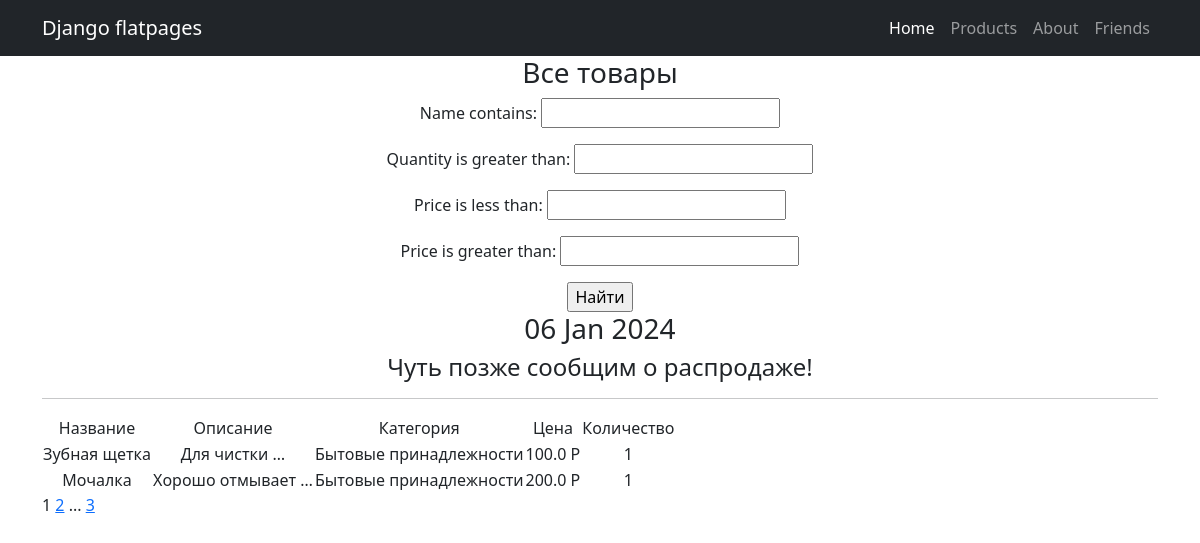
/products/, run on an earlier commit of the app's database.
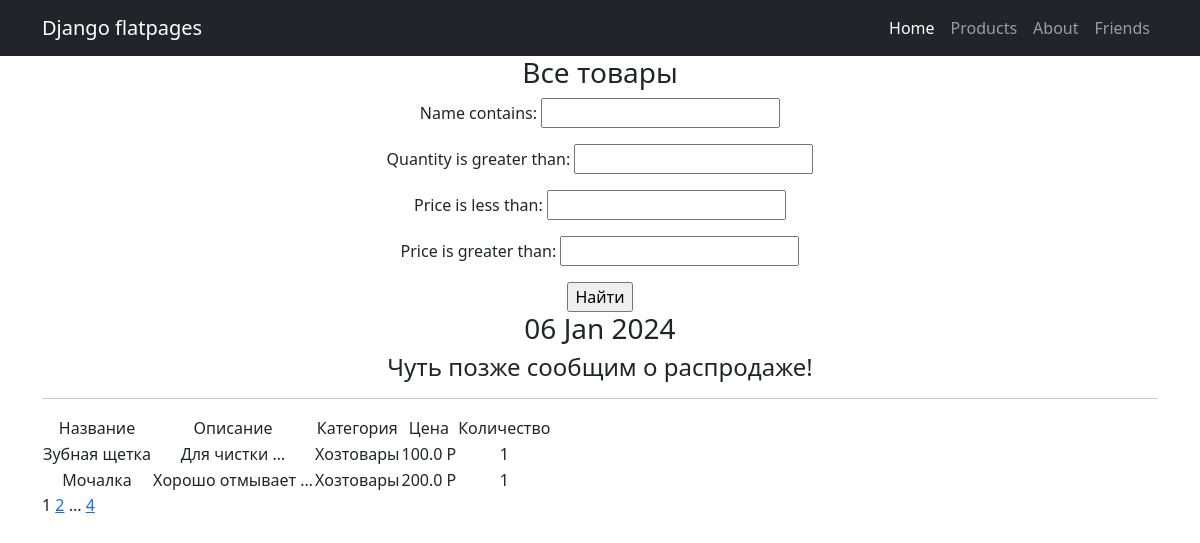
And on a later commit of the database.
### simpleapp/models.py (models this page shows, shortened)
class Product(models.Model):
    name = models.CharField(max_length=50, unique=True)
    description = models.TextField()
    quantity = models.IntegerField(validators=[MinValueValidator(0)],)
    category = models.ForeignKey(to='Category', on_delete=models.CASCADE, related_name='products')
    price = models.FloatField(validators=[MinValueValidator(0.0)],)
    def __str__(self):
        return f'{self.name.title()} {self.description[:30]}'

class Category(models.Model):
    name = models.CharField(max_length=100, unique=True)

### simpleapp/views.py (the view)
# urls.py: path('', ProductList.as_view(), name='products'),
class ProductList(ListView):
    model = Product    # Указываем модель, объекты которой мы будем выводить
    ordering = 'name'  # Поле, которое будет использоваться для сортировки объектов
    template_name = 'products.html'  # Указываем имя шаблона
    context_object_name = 'products' # Это имя списка, в котором будут лежать все объекты.
    paginate_by = 2  # вот так мы можем указать количество записей на странице
    def get_queryset(self):
        queryset = super().get_queryset()
        self.filterset = ProductFilter(self.request.GET, queryset)
        return self.filterset.qs
    def get_context_data(self, **kwargs):
        context = super().get_context_data(**kwargs)
        context['time_now'] = datetime.utcnow()
        context['next_sale'] = None
        context['filterset'] = self.filterset
        return context

### simpleapp/templatetags/custom_filters.py (called while the page is built)
@register.filter()
def currency(value, code='rub'):
   postfix = CURRENCIES_SYMBOLS[code]
   return f'{value} {postfix}'  # Р (был ранее)

### simpleapp/templatetags/custom_tags.py (called while the page is built)
@register.simple_tag()
def current_time(format_string='%d %b %Y'):    # b -  прописной месяц
   return datetime.utcnow().strftime(format_string)

@register.simple_tag(takes_context=True)
def url_replace(context, **kwargs):
   d = context['request'].GET.copy()
   for k, v in kwargs.items():
       d[k] = v
   return d.urlencode()

### templates/products.html (shortened to what this page needs)
{% extends "flatpages/base.html" %}
{% load custom_filters %}
{% load custom_tags %}
{% block content %}
    <b><h3>Все товары</h3></b>
   <form action="" method="get">
       {{ filterset.form.as_p }}
       <input type="submit" value="Найти" />
   </form>
        <h3>{% current_time '%d %b %Y' %}</h3>
        <h4> {{ next_sale|default_if_none:"Чуть позже сообщим о распродаже!" }} </h4>
        <hr>
        {% if products %}
            <table>
                <tr>
                    <td> Название </td>
                    <td> Описание </td>
                    <td> Категория </td>
                    <td> Цена </td>
                    <td> Количество </td>
                </tr>
                    {% for product in products %}
                <tr>
                    <td> {{ product.name }} </td>
                    <td> {{ product.description|truncatewords:2 }} </td>
                    <td> {{ product.category.name }} </td>
                    <td> {{ product.price|currency:'rub' }} </td>
                    <td> {{ product.quantity }} </td>
                </tr>
                    {% endfor %}
            </table>
        {% else %}
            <h3>Товаров нет!</h3>
        {% endif %}
<div class="pagination">
    <span class="step-links">
   <span class="current">
    {{ page_obj.number }}
   </span>
{% if page_obj.has_next %}
       <a href="?{% url_replace page=page_obj.next_page_number%}">{{ page_obj.next_page_number }}</a>
       {% if paginator.num_pages != page_obj.next_page_number %}
           ...
           <a href="?{% url_replace page=page_obj.paginator.num_pages %}">{{ page_obj.paginator.num_pages }}</a>
       {% endif %}
   {% endif %}
    </span>
</div>
{% endblock content %}

What changed in the data, as far as the page shows it:
changed through a linked row, Product "Зубная щетка": category.name "Бытовые принадлежности" → "Хозтовары"
changed through a linked row, Product "Мочалка": category.name "Бытовые принадлежности" → "Хозтовары"
Also different on the page:
{{ page_obj.paginator.num_pages }}: "3" → "4"
